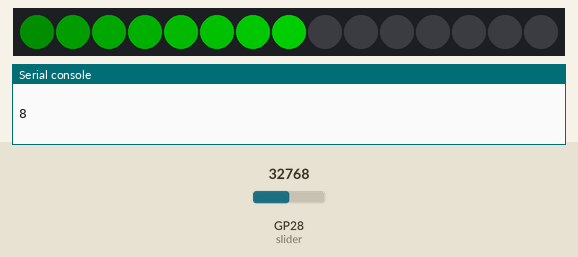
This program was run on a simulated Raspberry Pi Pico running MicroPython. Parts: 15 RGB LEDs in strip order, left to right, the last lines printed to the serial console. The inputs (shaded band) are chosen by the test bench; at power-on: GP28 (slider) = 32768 (analog values on the 0–65535 scale). Dim RGB values are drawn brighter than linear; random numbers come from a fixed seed.

Above: at 1.26 s.
1.3 s: GP28 (slider) set to 0
At 1.6 s:
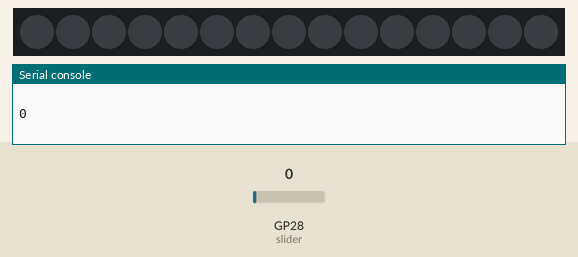
2.8 s: GP28 (slider) set to 65535
At 3.04 s:
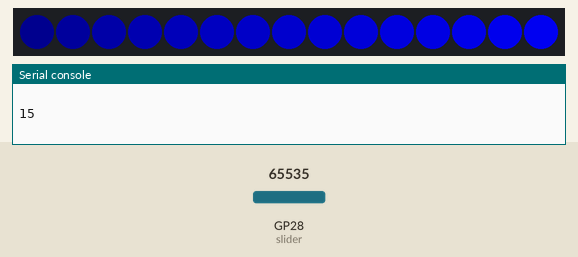
4.7 s: GP28 (slider) set to 57670
At 8.82 s:
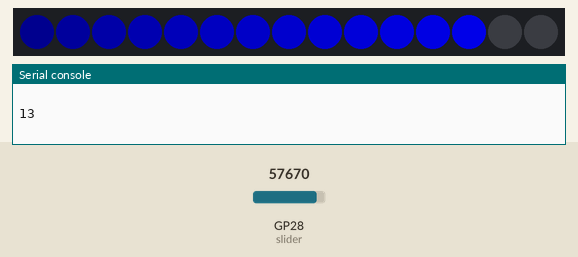

The program:

slide_up_strip.py
```python
from machine import Pin, ADC
from neopixel import NeoPixel
import time
import random

LED_COUNT = 15
MAX_VAL = 65535
DIVISION = MAX_VAL / LED_COUNT
STEP = (LED_COUNT - 1) / 255

strand = NeoPixel(Pin(2), LED_COUNT)
slider = ADC(28)

colours = [(255, 0, 0), (0, 255, 0), (0, 0, 255)]

while True:
    reading = round(slider.read_u16() / DIVISION)
    print(reading)
    colour = colours[random.randint(0, len(colours) - 1)]

    for i in range(reading):
        mult = STEP * (i + 1)
        strand[i] = (round(colour[0] * mult), round(colour[1] * mult), round(colour[2] * mult))

    print()

    for i in range(reading, LED_COUNT):
        strand[i] = (0, 0, 0)
    strand.write()

    time.sleep(0.1)
```

Measured:
- after the input at 2.8 s, the LEDs: first change at once (image 2 shows a later state)
- what the display in image 3 shows lasts 0.4 s, from 8.6 s to 9.0 s
